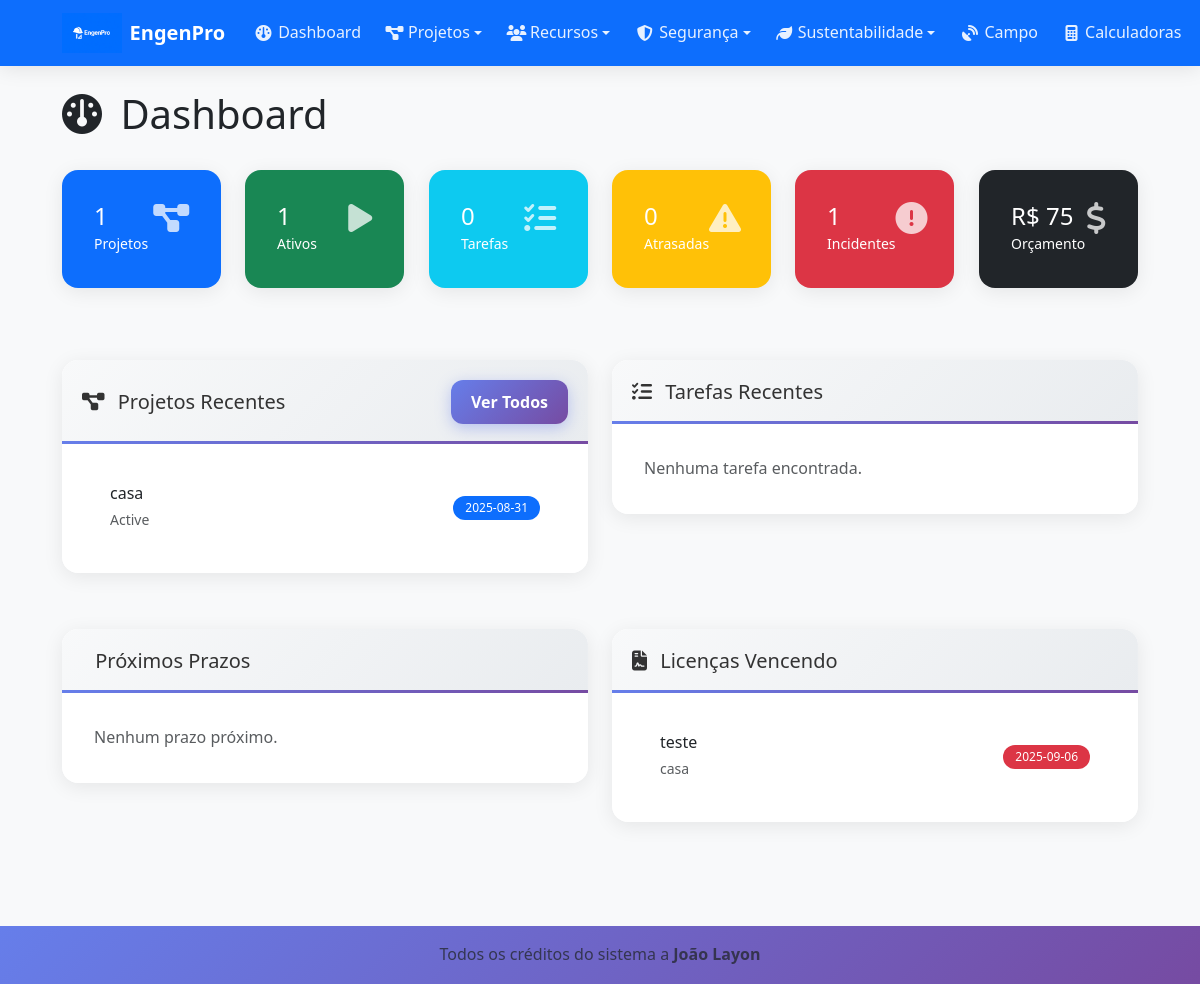
Page /dashboard (signed in) on the committed database.
### tables this page shows
CREATE TABLE projects (
    id INTEGER PRIMARY KEY AUTOINCREMENT,
    name TEXT NOT NULL,
    description TEXT,
    status TEXT DEFAULT 'active',
    start_date DATE,
    end_date DATE,
    budget REAL DEFAULT 0,
    user_id INTEGER,
    created_at TIMESTAMP DEFAULT CURRENT_TIMESTAMP,
    FOREIGN KEY (user_id) REFERENCES users (id)
);

CREATE TABLE permits (
    id INTEGER PRIMARY KEY AUTOINCREMENT,
    project_id INTEGER,
    name TEXT NOT NULL,
    type TEXT,
    status TEXT DEFAULT 'pending',
    issue_date DATE,
    expiry_date DATE,
    issuing_authority TEXT,
    document_path TEXT,
    created_at TIMESTAMP DEFAULT CURRENT_TIMESTAMP,
    FOREIGN KEY (project_id) REFERENCES projects (id)
);

### blueprints/dashboard.py (the view)
@dashboard_bp.route('/dashboard')
def index():
    if 'user_id' not in session:
        return redirect(url_for('auth.login'))
    db = get_db()
    total_projects = db.execute('SELECT COUNT(*) as count FROM projects').fetchone()['count']
    active_projects = db.execute(
        'SELECT COUNT(*) as count FROM projects WHERE status = ?', ('active',)
    ).fetchone()['count']
    total_budget = db.execute(
        'SELECT SUM(total_cost) as total FROM budget_items'
    ).fetchone()['total'] or 0
    pending_tasks = db.execute(
        'SELECT COUNT(*) as count FROM tasks WHERE status = ?', ('pending',)
    ).fetchone()['count']
    overdue_tasks = db.execute(
        'SELECT COUNT(*) as count FROM tasks WHERE due_date < ? AND status = ?',
        (datetime.now().date(), 'pending')
    ).fetchone()['count']
    open_incidents = db.execute(
        'SELECT COUNT(*) as count FROM incidents WHERE status = ?', ('open',)
    ).fetchone()['count']
    recent_projects = db.execute(
        'SELECT * FROM projects ORDER BY created_at DESC LIMIT 5'
    ).fetchall()
    recent_tasks = db.execute(
        'SELECT t.*, p.name as project_name FROM tasks t '
        'LEFT JOIN projects p ON t.project_id = p.id '
        'ORDER BY t.created_at DESC LIMIT 5'
    ).fetchall()
    upcoming_deadlines = db.execute(
        'SELECT t.title, t.due_date, p.name as project_name '
        'FROM tasks t '
        'LEFT JOIN projects p ON t.project_id = p.id '
        'WHERE t.due_date >= ? AND t.due_date <= ? AND t.status = ? '
        'ORDER BY t.due_date ASC LIMIT 10',
        (datetime.now().date(), (datetime.now() + timedelta(days=30)).date(), 'pending')
    ).fetchall()
    expiring_permits = db.execute(
        'SELECT pr.name as permit_name, pr.expiry_date, p.name as project_name '
        'FROM permits pr '
        'LEFT JOIN projects p ON pr.project_id = p.id '
        'WHERE pr.expiry_date >= ? AND pr.expiry_date <= ? '
        'ORDER BY pr.expiry_date ASC LIMIT 5',
        (datetime.now().date(), (datetime.now() + timedelta(days=30)).date())
    ).fetchall()
    kpis = {
        'total_projects': total_projects,
        'active_projects': active_projects,
        'total_budget': total_budget,
        'pending_tasks': pending_tasks,
        'overdue_tasks': overdue_tasks,
        'open_incidents': open_incidents
    }
    return render_template('dashboard.html',
                         kpis=kpis,
                         recent_projects=recent_projects,
                         recent_tasks=recent_tasks,
                         upcoming_deadlines=upcoming_deadlines,
                         expiring_permits=expiring_permits)

### blueprints/dashboard.py (called while the page is built)
def get_db():
    from flask import current_app
    return current_app.get_db()

### templates/dashboard.html (shortened to what this page needs)
{% extends "base.html" %}
{% block content %}
<div class="d-flex justify-content-between align-items-center mb-4">
    <h1>
        <i class="fas fa-dashboard me-2"></i>
        Dashboard
    </h1>
</div>
<div class="row mb-4">
    <div class="col-md-2 mb-3">
        <div class="card bg-primary text-white">
            <div class="card-body">
                <div class="d-flex justify-content-between">
                    <div>
                        <h4 class="mb-0">{{ kpis.total_projects }}</h4>
                        <small>Projetos</small>
                    </div>
                    <i class="fas fa-project-diagram fa-2x opacity-75"></i>
                </div>
            </div>
        </div>
    </div>
    <div class="col-md-2 mb-3">
        <div class="card bg-success text-white">
            <div class="card-body">
                <div class="d-flex justify-content-between">
                    <div>
                        <h4 class="mb-0">{{ kpis.active_projects }}</h4>
                        <small>Ativos</small>
                    </div>
                    <i class="fas fa-play fa-2x opacity-75"></i>
                </div>
            </div>
        </div>
    </div>
    <div class="col-md-2 mb-3">
        <div class="card bg-info text-white">
            <div class="card-body">
                <div class="d-flex justify-content-between">
                    <div>
                        <h4 class="mb-0">{{ kpis.pending_tasks }}</h4>
                        <small>Tarefas</small>
                    </div>
                    <i class="fas fa-tasks fa-2x opacity-75"></i>
                </div>
            </div>
        </div>
    </div>
    <div class="col-md-2 mb-3">
        <div class="card bg-warning text-white">
            <div class="card-body">
                <div class="d-flex justify-content-between">
                    <div>
                        <h4 class="mb-0">{{ kpis.overdue_tasks }}</h4>
                        <small>Atrasadas</small>
                    </div>
                    <i class="fas fa-exclamation-triangle fa-2x opacity-75"></i>
                </div>
            </div>
        </div>
    </div>
    <div class="col-md-2 mb-3">
        <div class="card bg-danger text-white">
            <div class="card-body">
                <div class="d-flex justify-content-between">
                    <div>
                        <h4 class="mb-0">{{ kpis.open_incidents }}</h4>
                        <small>Incidentes</small>
                    </div>
                    <i class="fas fa-exclamation-circle fa-2x opacity-75"></i>
                </div>
            </div>
        </div>
    </div>
    <div class="col-md-2 mb-3">
        <div class="card bg-dark text-white">
            <div class="card-body">
                <div class="d-flex justify-content-between">
                    <div>
                        <h4 class="mb-0">R$ {{ "{:,.0f}".format(kpis.total_budget).replace(',', '.') }}</h4>
                        <small>Orçamento</small>
                    </div>
                    <i class="fas fa-dollar-sign fa-2x opacity-75"></i>
                </div>
            </div>
        </div>
    </div>
</div>
<div class="row">
    <div class="col-md-6 mb-4">
        <div class="card">
            <div class="card-header d-flex justify-content-between align-items-center">
                <h5 class="mb-0">
                    <i class="fas fa-project-diagram me-2"></i>
                    Projetos Recentes
                </h5>
                <a href="{{ url_for('projects.index') }}" class="btn btn-sm btn-primary">Ver Todos</a>
            </div>
            <div class="card-body">
                {% if recent_projects %}
                    <div class="list-group list-group-flush">
                        {% for project in recent_projects %}
                            <div class="list-group-item d-flex justify-content-between align-items-center">
                                <div>
                                    <h6 class="mb-1">{{ project.name }}</h6>
                                    <small class="text-muted">{{ project.status.title() }}</small>
                                </div>
                                <span class="badge bg-primary rounded-pill">{{ project.created_at[:10] }}</span>
                            </div>
                        {% endfor %}
                    </div>
                {% else %}
                    <p class="text-muted mb-0">Nenhum projeto encontrado.</p>
                {% endif %}
            </div>
        </div>
    </div>
    <div class="col-md-6 mb-4">
        <div class="card">
            <div class="card-header d-flex justify-content-between align-items-center">
                <h5 class="mb-0">
                    <i class="fas fa-tasks me-2"></i>
                    Tarefas Recentes
                </h5>
            </div>
            <div class="card-body">
                {% if recent_tasks %}
                    <div class="list-group list-group-flush">
                        {% for task in recent_tasks %}
                            <div class="list-group-item">
                                <div class="d-flex justify-content-between align-items-center">
                                    <div>
                                        <h6 class="mb-1">{{ task.title }}</h6>
                                        <small class="text-muted">{{ task.project_name or 'Sem projeto' }}</small>
                                    </div>
                                    <span class="badge bg-{{ 'success' if task.status == 'completed' else 'warning' }} rounded-pill">
                                        {{ task.status.title() }}
                                    </span>
                                </div>
                                {% if task.due_date %}
                                    <small class="text-muted">Prazo: {{ task.due_date }}</small>
                                {% endif %}
                            </div>
                        {% endfor %}
                    </div>
                {% else %}
                    <p class="text-muted mb-0">Nenhuma tarefa encontrada.</p>
                {% endif %}
            </div>
        </div>
    </div>
</div>
<div class="row">
    <div class="col-md-6 mb-4">
        <div class="card">
            <div class="card-header">
                <h5 class="mb-0">
                    Próximos Prazos
                </h5>
            </div>
            <div class="card-body">
                {% if upcoming_deadlines %}
                    <div class="list-group list-group-flush">
                        {% for deadline in upcoming_deadlines %}
                            <div class="list-group-item">
                                <div class="d-flex justify-content-between align-items-center">
                                    <div>
                                        <h6 class="mb-1">{{ deadline.title }}</h6>
                                        <small class="text-muted">{{ deadline.project_name or 'Sem projeto' }}</small>
                                    </div>
                                    <span class="badge bg-warning rounded-pill">{{ deadline.due_date }}</span>
                                </div>
                            </div>
                        {% endfor %}
                    </div>
                {% else %}
                    <p class="text-muted mb-0">Nenhum prazo próximo.</p>
                {% endif %}
            </div>
        </div>
    </div>
    <div class="col-md-6 mb-4">
        <div class="card">
            <div class="card-header">
                <h5 class="mb-0">
                    <i class="fas fa-file-contract me-2"></i>
                    Licenças Vencendo
                </h5>
            </div>
            <div class="card-body">
                {% if expiring_permits %}
                    <div class="list-group list-group-flush">
                        {% for permit in expiring_permits %}
                            <div class="list-group-item">
                                <div class="d-flex justify-content-between align-items-center">
                                    <div>
                                        <h6 class="mb-1">{{ permit.permit_name }}</h6>
                                        <small class="text-muted">{{ permit.project_name or 'Sem projeto' }}</small>
                                    </div>
                                    <span class="badge bg-danger rounded-pill">{{ permit.expiry_date }}</span>
                                </div>
                            </div>
                        {% endfor %}
                    </div>
                {% else %}
                    <p class="text-muted mb-0">Nenhuma licença vencendo.</p>
                {% endif %}
            </div>
        </div>
    </div>
</div>
{% endblock %}

### static/css/style.css (style rules this page uses)
:root { --primary-color: #0d6efd; --success-color: #198754; --warning-color: #ffc107; --danger-color: #dc3545; --info-color: #0dcaf0; --dark-color: #212529; --light-color: #f8f9fa; --border-radius: 0.375rem; --box-shadow: 0 0.125rem 0.25rem rgba(0, 0, 0, 0.075); --box-shadow-lg: 0 1rem 3rem rgba(0, 0, 0, 0.175); }
body { font-family: 'Segoe UI', Tahoma, Geneva, Verdana, sans-serif; background-color: #f8f9fa; line-height: 1.6; }
.card { border: none; box-shadow: var(--box-shadow); transition: all 0.3s ease; border-radius: var(--border-radius); }
.card-header { border-bottom: 1px solid rgba(0, 0, 0, 0.125); font-weight: 600; background-color: rgba(0, 0, 0, 0.03); }
.btn { border-radius: var(--border-radius); font-weight: 500; transition: all 0.3s ease; border-width: 1px; }
.badge { font-weight: 500; padding: 0.375rem 0.75rem; border-radius: var(--border-radius); }
* { box-sizing: border-box; }
html { scroll-behavior: smooth; -webkit-text-size-adjust: 100%; }
body { -webkit-overflow-scrolling: touch; touch-action: manipulation; }
.card { border: none; border-radius: 16px; box-shadow: 0 4px 20px rgba(0,0,0,0.08); transition: all 0.4s cubic-bezier(0.175, 0.885, 0.32, 1.275); overflow: hidden; margin-bottom: 1.5rem; backdrop-filter: blur(10px); background: rgba(255, 255, 255, 0.95); }
.card-header { background: linear-gradient(135deg, #f8f9fa 0%, #e9ecef 100%); border: none; border-radius: 16px 16px 0 0; padding: 1.25rem; font-weight: 700; color: #333; position: relative; }
.card-header::after { content: ''; position: absolute; bottom: 0; left: 0; right: 0; height: 3px; background: linear-gradient(90deg, #667eea 0%, #764ba2 100%); }
.card-body { padding: 1.5rem; }
.btn { min-height: 44px; padding: 0.75rem 1.5rem; border-radius: 12px; font-weight: 600; border: none; position: relative; overflow: hidden; transition: all 0.3s cubic-bezier(0.175, 0.885, 0.32, 1.275); text-decoration: none; display: inline-flex; align-items: center; justify-content: center; gap: 0.5rem; font-size: 0.95rem; cursor: pointer; user-select: none; -webkit-tap-highlight-color: transparent; }
.btn::before { content: ''; position: absolute; top: 0; left: -100%; width: 100%; height: 100%; background: linear-gradient(90deg, transparent, rgba(255,255,255,0.3), transparent); transition: left 0.6s; }
.btn-primary { background: linear-gradient(135deg, #667eea 0%, #764ba2 100%); color: white; box-shadow: 0 4px 15px rgba(102, 126, 234, 0.4); }
.btn-sm { min-height: 36px; padding: 0.5rem 1rem; font-size: 0.875rem; }
@media (min-width: 414px) { .btn { font-size: 1rem; } }
@media (min-width: 414px) { .card-body { padding: 1.75rem; } }
@media (min-width: 768px) { .card { margin-bottom: 2rem; } }
@media (min-width: 768px) { .card-body { padding: 2rem; } }
@media (min-width: 768px) { .btn { min-height: 40px; padding: 0.625rem 1.25rem; } }
.btn, .card, .nav-link, .dropdown-item, .table tbody tr { -webkit-tap-highlight-color: transparent; touch-action: manipulation; }
.btn, .form-control, .form-select, .nav-link { min-height: 44px; }
* { -webkit-transform: translateZ(0); transform: translateZ(0); }
.card, .btn, .navbar, .table-responsive { will-change: transform; backface-visibility: hidden; perspective: 1000px; }

### rows in the picture
projects: name "casa", status "Active", created_at "2025-08-31"
permits: permit_name "teste", name "casa", expiry_date "2025-09-06"

### other values in the picture
{{ kpis.total_projects }} "1"
{{ kpis.active_projects }} "1"
{{ kpis.pending_tasks }} "0"
{{ kpis.overdue_tasks }} "0"
{{ kpis.open_incidents }} "1"
{{ "{:,.0f}".format(kpis.total_budget).replace(',', '.') }} "75"
